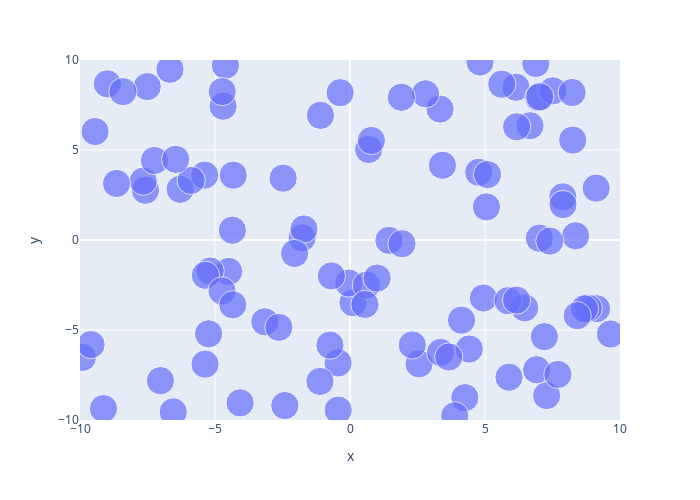
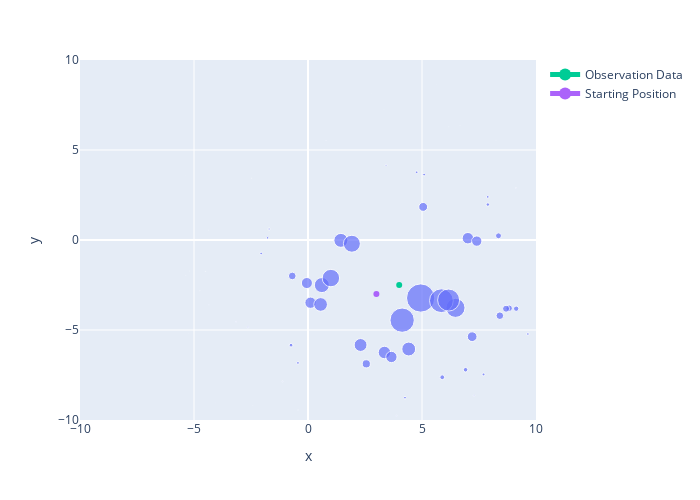
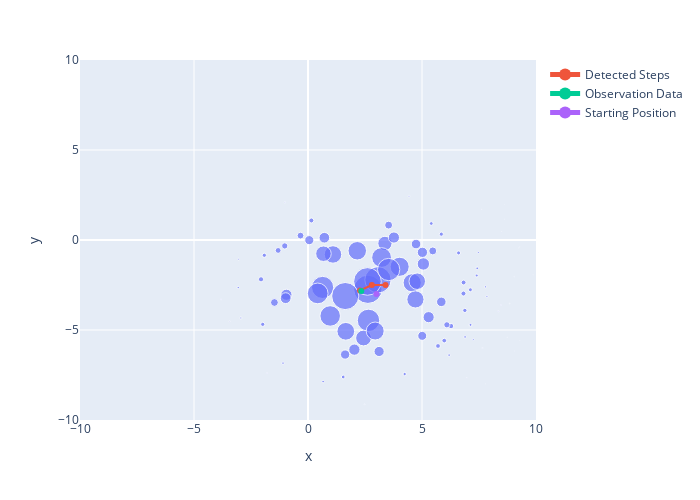
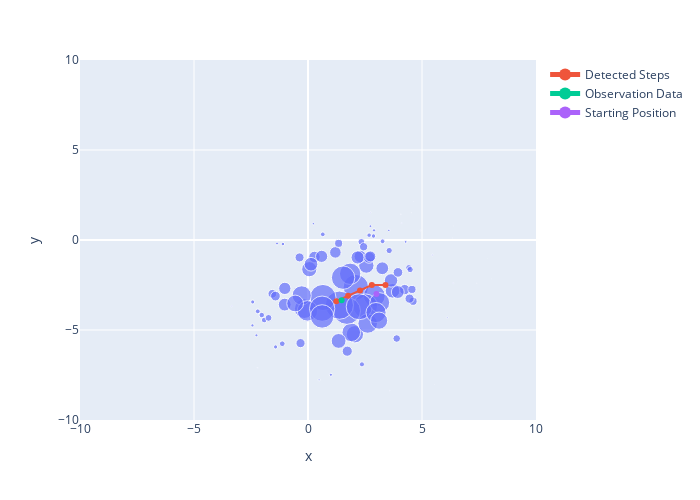

The notebook cell saved with these charts, in order:
### Code cell
def create_articial_observation_data(x, y, heading_list, detected_steps_list, step_distance, angle_offset, step_distance_std, heading_std):
    if (len(heading_list) != len(detected_steps_list)):
        return
    observation_data_x = [x]
    observation_data_y = [y]
    for i in range(1, len(heading_list)):
        #Adding noise
        noisy_distance = 0
        if (detected_steps_list[i] == True):
            noisy_distance = random.normal(step_distance, step_distance_std)
        noisy_angle = random.normal(0, heading_std)
        
        direction = heading_list[i] + noisy_angle
        x = observation_data_x[i-1] + (noisy_distance * math.cos(((angle_offset-direction) * math.pi) / 180))
        y = observation_data_y[i-1] + (noisy_distance * math.sin(((angle_offset-direction) * math.pi) / 180))


        observation_data_x.append(x)
        observation_data_y.append(y)

    # Artifically add in null values to reduce quantity of observation data
    for i in range(1, len(observation_data_x)):
        if (not i % 3 == 0):
            observation_data_x[i] = np.nan
            observation_data_y[i] = np.nan
    return observation_data_x, observation_data_y



N, particles, weights, x, y, xRange, yRange, step_distance, angle_offset = reset(
    100, 4, -2.5, np.array([-10,10]), np.array([-10,10]), 0.6, 180)
#particles = create_uniform_particles(3.5, 4.5, -2, -3, N)
step_distance_std = 0.1
heading_std = 1
#These two standard deviations can be made really small so you can see the control data actually 
#playing a part and the fact that the particles need apply_movement() (i.e the particles at the start don't resample around the observation data, they tend to follow it closely until a particle gets lucky so the rest can also converge)
weights_std = 2
resample_std = 2


test_detected_steps = [False, True, True, True, True, True, False, True, False, True, True, True, True, True, True, False, True, True, True, True, True, False, True, False, True, True, True, True, True, True, True, True]#len = 15
#test_heading = [0, 0, 0 ,-30, -60, -90, -120, -160, -160, -180, -180, -200, -210, -230, -260]
test_heading = [0, 0, 0 ,-30, -30, -30, -30, -45, -50, -60, -60 , -50, -40, -30, -20, 0, 0, 0 ,30, 30, 30, 30, 45, 50, 60, 60 , 70, 80, 90, 100, 100, 100]
test_observation_x_data, test_observation_y_data = create_articial_observation_data(x ,y ,test_heading, test_detected_steps, step_distance, angle_offset, step_distance_std, heading_std)

Artificial_data_df = pd.DataFrame()
Artificial_data_df["Predicted X"] = test_observation_x_data
Artificial_data_df["Predicted Y"] = test_observation_y_data
Artificial_data_df["Step Detected"] = test_detected_steps
Artificial_data_df["Heading"] = test_heading

#Plot intial particles
fig = plot_particles(particles, weights, xRange, yRange)
fig.show()

particle_filter_driver_code(N, particles, weights, Artificial_data_df, x, y, xRange, yRange, step_distance, angle_offset, step_distance_std, heading_std, weights_std, resample_std)
Artificial_data_df
